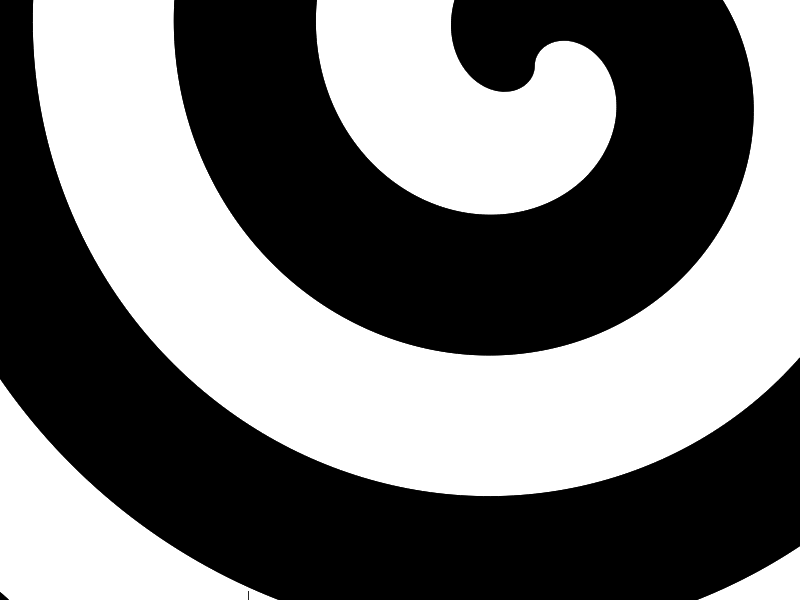

MATLAB code for this plot:
close all

p = 12;
n = 2000;
size_w = 750; % size of window
size_s = 100; % size of spiral
a1 = size_s/pi;
shift = size_s;
color = 'k'; % color of spiral

%Simple Spiral
t = linspace(0,p*pi,n);
x_1 = -a1*t.*sin(t);
y_1 = -a1*t.*cos(t);

t_2 = linspace(pi, p*pi,n);
x_2 = -a1*t_2.*sin(t_2) + shift*sin(t_2);
y_2 = -a1*t_2.*cos(t_2) + shift*cos(t_2);

X=[x_1,fliplr(x_2)];
Y=[y_1,fliplr(y_2)];
fill(X,Y,color);

hold on
h = plot(x_1,y_1, x_2, y_2);
set(h, 'Color', color);
set(gca, 'Units', 'Pixels');
set(gca, 'Position', [0 0 size_w size_w])
set(gcf, 'OuterPosition', [0 0 2*size_w 2*size_w])
axis([-size_w/2 size_w/2 -size_w/2 size_w/2]);
